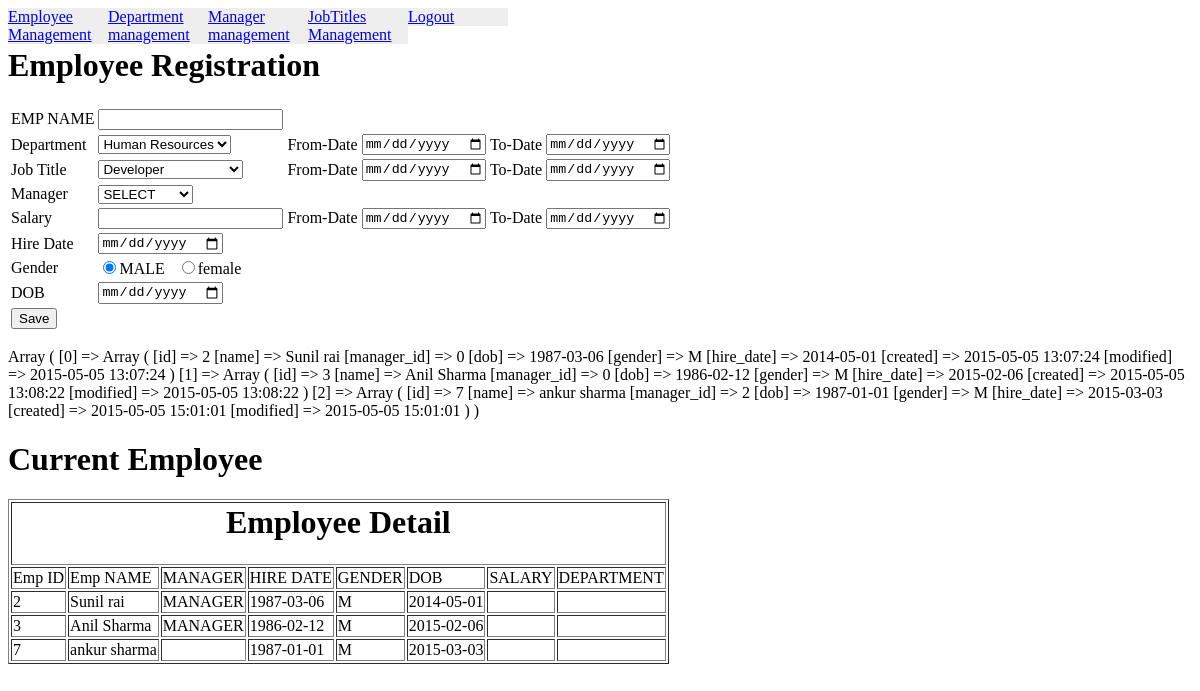
Screenshot of /emp.php (signed in) with the database file from the repository.
### tables this page shows
CREATE TABLE IF NOT EXISTS `employees` (
  `id` int(11) NOT NULL AUTO_INCREMENT COMMENT 'emp_id',
  `name` varchar(500) NOT NULL,
  `manager_id` int(11) NOT NULL,
  `dob` date NOT NULL,
  `gender` varchar(10) NOT NULL,
  `hire_date` date NOT NULL,
  `created` datetime NOT NULL,
  `modified` datetime NOT NULL,
  PRIMARY KEY (`id`)
);

### webonisePDO/DBConnect.php (called while the page is built, shortened)
<?php
class DBConnect extends DBconfig{
    protected static $db;
         private function __construct()
        {
            $obj     = new DBconfig();
            $dbtype  = $obj->DBData['databaseType'];
            $host    = $obj->DBData['host'];
            $dbuser  = $obj->DBData['dbuser'];
            $dbpass  = $obj->DBData['dbpass'];
            $dbname  = $obj->DBData['dbname'];
            try {
                   self::$db = new PDO( "$dbtype:host=$host;dbname=$dbname", $dbuser, $dbpass );
                   self::$db->setAttribute( PDO::ATTR_ERRMODE, PDO::ERRMODE_EXCEPTION );
                }
                catch (PDOException $e) {
                echo "DataBase Connection Error";
          }
       }
    public static function getConnection() {
        return self::$db;
    }
}

### webonisePDO/DBFunctions.php (called while the page is built, shortened)
<?php
include('DBConnect.php');
class DBFunctions extends DBConnect{
    public $dbs;
    public $query = NULL;
    public $findQuery = 0;
    function __construct()
    {
        $this->dbs = DBConnect::getConnection();
    }
     public function select( $column = NULL )
    {
         $this->findQuery = 1 ;
         if( is_null( $column ) )
         {
             $this->query ="SELECT * ";
         }else{
            if(is_array( $column ))
            {
                $createdColumns = implode(",", $column);
                $this->query ="SELECT ".$createdColumns;
            }
         }
        return $this;
    }
     public function from( $from = NULL )
    {
        if( !is_null( $from ) )
        $this->query .= " FROM ".$from;
        return $this;
    }
     public function run($type = 1)
    {
           if( $this->findQuery == 1)
          {
            try {
                  $this->stmt = $this->dbs->prepare($this->query);
                  $this->stmt->execute();
                if ($type== 1) {
                    $this->resultSet = $this->stmt->fetchAll( PDO::FETCH_ASSOC );
                }else {
                    $this->resultSet = $this->stmt->fetchAll( PDO::FETCH_OBJ );
                }
                }catch (Exception $e){
                   echo "catch block";
                }
          }
        $this->findQuery=0;
        return $this;
    }
     public function where( $where=NULL )
    {
        if(is_array( $where ))
        {
            $whereCondition = implode(" ", $where );
            $this->query =$this->query." where ".$whereCondition;
        }
        return $this;
    }
}

### emp.php (the view, shortened to what this page needs)
<?php
include "webonisePDO/DBFunctions.php";
$obj = new DBFunctions();
?>
<?php include('menu.php');?>
<br>
<h1>Employee Registration</h1>
<form action="emp.php" method="post">
    <table>
        <tr>
            <td>EMP NAME</td>
            <td><input type="text" name="emp_name"></td>
        </tr>
        <tr>
            <td>Department</td>
            <td><?php $obj->select(array('id','name'))->from('departments')->run();
                      $data = $obj->resultSet;
                      ?>
                <select name="dept">
                   <?php foreach($data as $val){?>
                    <option value="<?php echo $val['id']?>"><?php echo $val['name']?></option>
                   <?php } ?>
                </select>
            </td>
            <td>From-Date</td>
            <td><input type="date" name="dept-fromdate"></td>
            <td>To-Date</td>
            <td><input type="date" name="dept-todate"></td>
        </tr>
        <tr>
            <td>Job Title</td>
            <td><?php
                $obj->select(array('id','title'))->from('job_titles')->run();
                $data = $obj->resultSet;
                ?>
                <select name="jobtitle">
                    <?php foreach($data as $val){?>
                        <option value="<?php echo $val['id']?>"><?php echo $val['title']?></option>
                    <?php } ?>
                </select>
            </td>
            <td>From-Date</td>
            <td><input type="date" name="job-fromdate"></td>
            <td>To-Date</td>
            <td><input type="date" name="job-todate"></td>
        </tr>
        <tr>
            <td>Manager</td>
            <td>
                <select name="emp_manager">
                     <option value="">SELECT</option>
                <?php
                  $obj->select(array('manager_id'))->from('departments_managers')->run();
                  $data = $obj->resultSet;
                  unset($obj->query);
                  foreach($data as $id)
                  {
                       $where = array('id ='."'".$id['manager_id']."'");
                       $obj->select(array('id','name'))->from('employees')->where($where)->run();
                   ?>
                   <?php
                  }
                ?>
                </select>
            </td>
        </tr>
        <tr>
            <td>Salary</td>
            <td><input type="number" name="salary"></td>
            <td>From-Date</td>
            <td><input type="date" name="sal-fromdate"></td>
            <td>To-Date</td>
            <td><input type="date" name="sal-todate"></td>
        </tr>
        <tr>
            <td>Hire Date</td>
            <td><input type="date" name="hire_date"></td>
        </tr>
        <tr>
            <td>Gender</td>
            <td><input type="radio" name="gender" checked value="M">MALE &nbsp; <input type="radio" value="F" name="gender">female</td>
        </tr>
        <tr>
            <td>DOB</td>
            <td><input type="date" name="DOB"></td>
        </tr>
        <tr>
            <td><input type="submit" name="Save" value="Save"></td>
        </tr>
    </table>
</form>
<?php
   $obj->select()->from('employees')->run();
   $AllempData = $obj->resultSet;
   print_r($AllempData);
?>
        <h1>Current Employee</h1>
    <table border="1">
        <tr>
            <td colspan="8" align="center"><h1>Employee Detail</h1></td>
        </tr>
        <tr>
            <td>Emp ID</td>
            <td>Emp NAME</td>
            <td>MANAGER</td>
            <td>HIRE DATE</td>
            <td>GENDER</td>
            <td>DOB</td>
            <td>SALARY</td>
            <td>DEPARTMENT</td>
        </tr>
        <?php
            foreach($AllempData as $val)
            { ?>
                <tr>
                    <td><?php echo $val['id']?></td>
                    <td><?php echo $val['name'] ?></td>
                    <td><?php echo ($val['manager_id']==0 )?'MANAGER':'';?></td>
                    <td><?php echo $val['dob'] ?></td>
                    <td><?php echo $val['gender'] ?></td>
                    <td><?php echo $val['hire_date'] ?></td>
                    <td><?php echo $val[''] ?></td>
                    <td><?php echo $val[''] ?></td>
                 </tr>
       <?php  } ?>
    </table>
</body>
</html>

### menu.php (shortened to what this page needs)
<html>
<head>
</head>
<body>
<ul id="menu">
    <li><a href="/emp.php">Employee Management</a></li>
    <li><a href="/dept.php">Department management</a></li>
    <li><a href="/createmanager.php">Manager management</a></li>
    <li><a href="/jobtitle.php">JobTitles Management</a></li>
    <li><a href="/logout.php">Logout</a></li>
</ul>

### menu.php (style rules this page uses)
#menu, #menu ul { margin: 0; padding: 0; }
#menu li { list-style-type: none; }
#menu li, #menu a { float: left; width: 100px; }
#menu a { display: block; background: #EEE; }

### rows the page displays
employees: id "2", name "Sunil rai", manager_id "MANAGER", dob "1987-03-06", gender "M", hire_date "2014-05-01"
employees: id "3", name "Anil Sharma", manager_id "MANAGER", dob "1986-02-12", gender "M", hire_date "2015-02-06"
employees: id "7", name "ankur sharma", dob "1987-01-01", gender "M", hire_date "2015-03-03"

### other values shown
form field dept "Human Resources"
form field jobtitle "Developer"
